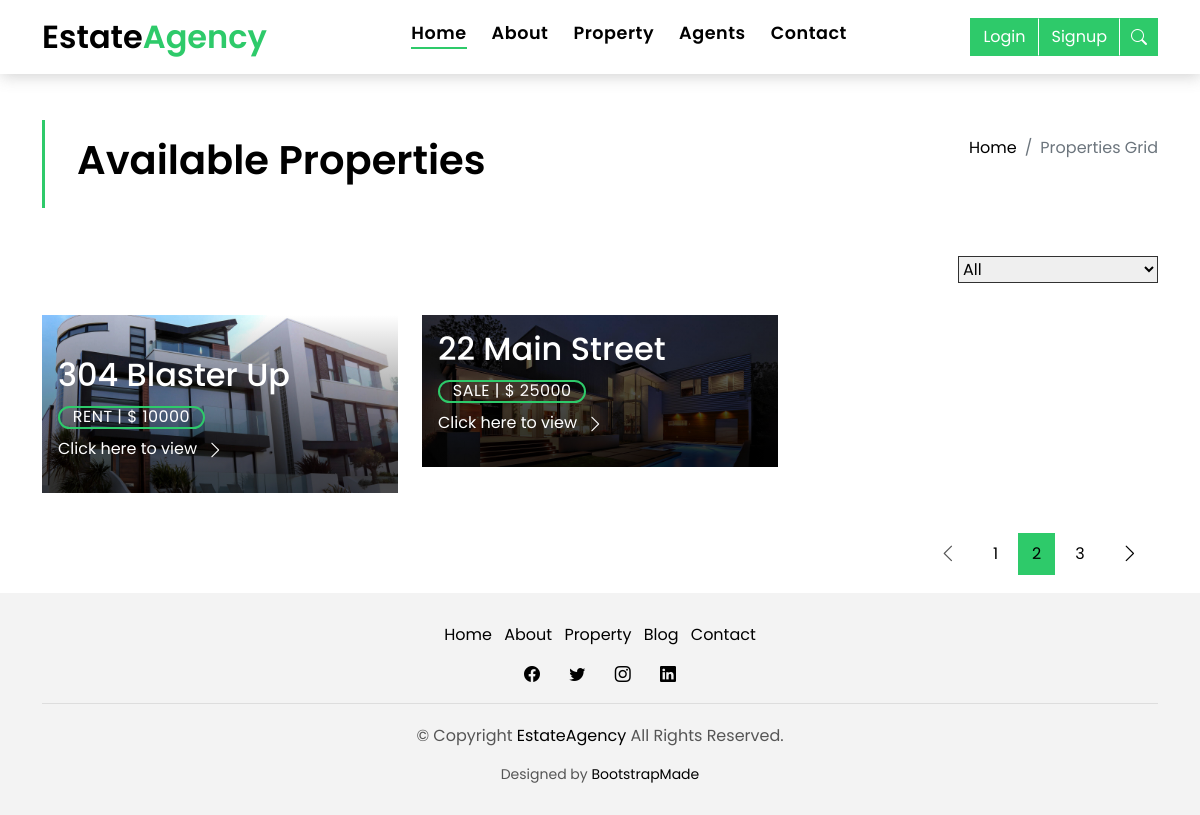
Before: /properties/ with the older database file.
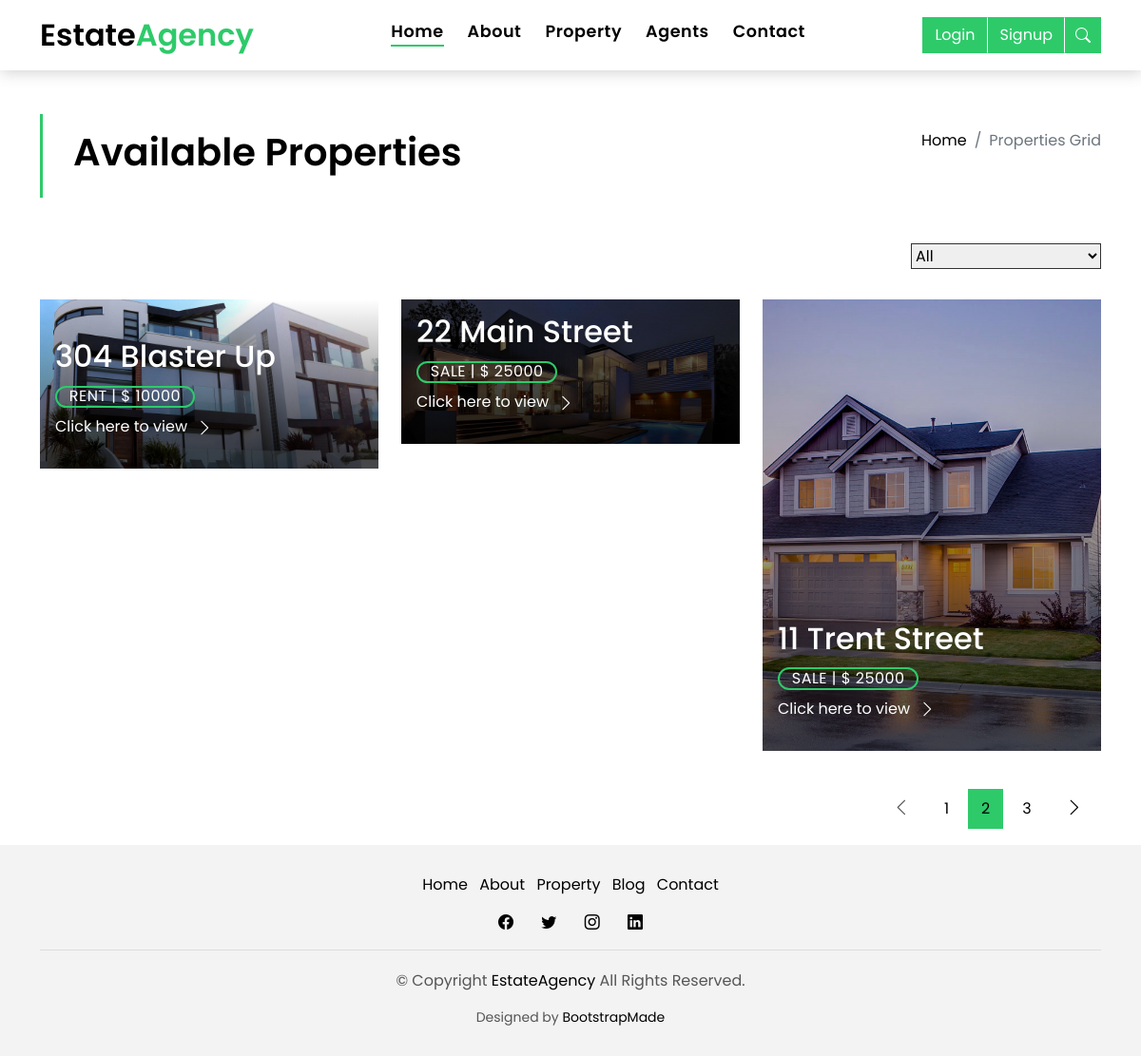
After: the same page with the newer database file.
### properties/models.py (models this page shows, shortened)
class Property(models.Model):
    class Meta:
        verbose_name_plural = 'Properties'
    class PropertyType(models.TextChoices):
        AGRICULTURAL = 'agricultural', 'Agricultural'
        COMMERCIAL = 'commercial', 'Commercial'
        INDUSTRIAL = 'industrial', 'Industrial'
        RESIDENTIAL = 'residential', 'Residential'
        SPECIAL_USE = 'special use', 'Special Use'
    class Status(models.TextChoices):
        RENT = 'rent', 'Rent'
        SALE = 'sale', 'Sale'
    agent = models.ForeignKey(
        Agent, on_delete=models.CASCADE, null=True)
    address = models.CharField(max_length=200, unique=True)
    city = models.CharField(max_length=10)
    country = models.CharField(max_length=10)
    zipcode = models.CharField(max_length=10)
    description = models.TextField()
    price = models.CharField(max_length=20)
    beds = models.IntegerField()
    baths = models.IntegerField()
    garage = models.IntegerField()
    area = models.IntegerField()
    property_picture = models.ImageField(upload_to='images/property_images')
    video = models.FileField(
        upload_to='videos/property_videos/', null=True, blank=True)
    property_type = models.CharField(
        'PropertyType', max_length=30, choices=PropertyType.choices, default=PropertyType.RESIDENTIAL)
    status = models.CharField('Status', max_length=10,
                              choices=Status.choices, default=Status.SALE)
    slug = AutoSlugField(unique=True, always_update=True,
                         populate_from='address')
    date_created = models.DateTimeField(auto_now_add=True)
    date_modified = models.DateTimeField(auto_now=True)
    @property
    def image_url(self):
        try:
            image = self.property_picture.url
        except:
            image = ''
        return image

### properties/views.py (the view)
# urls.py: path('', views.property_list_view, name='property-list'),
def property_list_view(request):
    properties = Property.objects.all()
    context = {
        'properties': properties,
    }
    return render(request, 'properties/property-list.html', context)

### templates/properties/property-list.html (shortened to what this page needs)
{% extends '../base.html' %}
{% load static %}
{% block content %}
<main id="main">
  <section class="intro-single">
    <div class="container">
      <div class="row">
        <div class="col-md-12 col-lg-8">
          <div class="title-single-box">
            <h1 class="title-single">Available Properties</h1>
          </div>
        </div>
        <div class="col-md-12 col-lg-4">
          <nav aria-label="breadcrumb" class="breadcrumb-box d-flex justify-content-lg-end">
            <ol class="breadcrumb">
              <li class="breadcrumb-item">
                <a href="{% url 'home' %}">Home</a>
              </li>
              <li class="breadcrumb-item active" aria-current="page">
                Properties Grid
              </li>
            </ol>
          </nav>
        </div>
      </div>
    </div>
  </section>
  <section class="property-grid grid">
    <div class="container">
      <div class="row">
        <div class="col-sm-12">
          <div class="grid-option">
            <form>
              <select class="custom-select">
                <option selected>All</option>
              </select>
            </form>
          </div>
        </div>
        {% for property in properties %}
        <div class="col-md-4">
          <div class="card-box-a card-shadow">
            <div class="img-box-a">
              <img src="{{ property.image_url }}" alt="" class="img-a img-fluid">
            </div>
            <div class="card-overlay">
              <div class="card-overlay-a-content">
                <div class="card-header-a">
                  <h2 class="card-title-a">
                    <a href="{% url 'properties:property-detail' property.slug %}">{{ property.address }}</a>
                  </h2>
                </div>
                <div class="card-body-a">
                  <div class="price-box d-flex">
                    <span class="price-a">{{ property.status }} | $ {{ property.price }}</span>
                  </div>
                  <a href="{{ property.slug }}" class="link-a">Click here to view
                    <span class="bi bi-chevron-right"></span>
                  </a>
                </div>
              </div>
            </div>
          </div>
        </div>
        {% endfor %}
      </div>
      <div class="row">
        <div class="col-sm-12">
          <nav class="pagination-a">
            <ul class="pagination justify-content-end">
              <li class="page-item disabled">
                <a class="page-link" href="#" tabindex="-1">
                  <span class="bi bi-chevron-left"></span>
                </a>
              </li>
              <li class="page-item">
                <a class="page-link" href="#">1</a>
              </li>
              <li class="page-item active">
                <a class="page-link" href="#">2</a>
              </li>
              <li class="page-item">
                <a class="page-link" href="#">3</a>
              </li>
              <li class="page-item next">
                <a class="page-link" href="#">
                  <span class="bi bi-chevron-right"></span>
                </a>
              </li>
            </ul>
          </nav>
        </div>
      </div>
    </div>
  </section>
</main>
{% endblock content %}

Changed rows visible on the page:
added Property: image_url (picture), address "11 Trent Street", status "SALE", price "25000"
